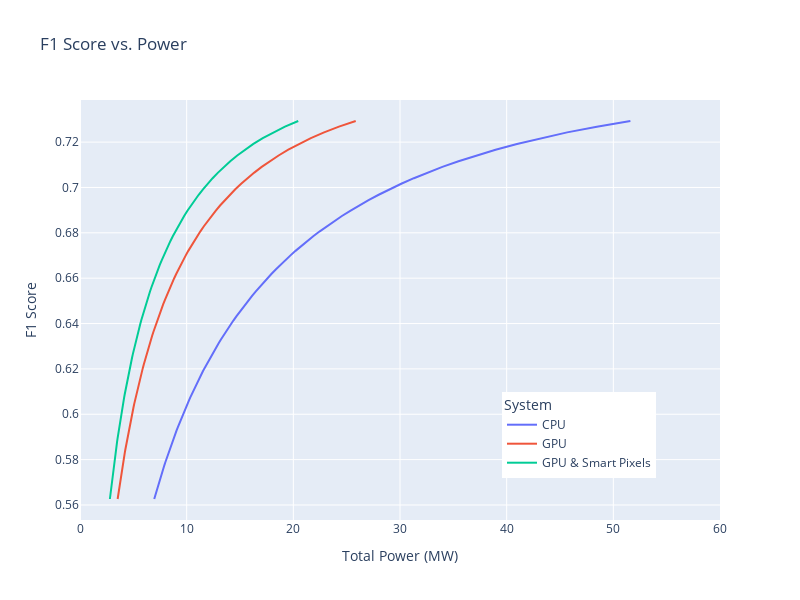

The notebook cell this image was saved under:
### Code cell
fig = go.Figure()
fig.add_scatter(x = run5_metrics["power"] / 1e6, y = run5_metrics["recall"], name="CPU")
fig.add_scatter(x = run5_gpu_metrics["power"] / 1e6, y = run5_gpu_metrics["recall"], name = "GPU")
fig.add_scatter(x = run5_smartpx_metrics["power"] / 1e6, y = run5_smartpx_metrics["recall"], name = "GPU & Smart Pixels")

fig.update_xaxes(range=(0, 60))
fig.update_layout(
    title="F1 Score vs. Power",
    xaxis_title="Total Power (MW)",
    yaxis_title="F1 Score",
    legend_title="System",
    width = 800,
    height = 600,
    legend=dict(
        x=0.9,  # x position of the legend (0 corresponds to the left)
        y=0.1,  # y position of the legend (1 corresponds to the top)
        xanchor='right',  # horizontal position anchor ('left', 'center' or 'right')
        yanchor='bottom',  # vertical position anchor ('top', 'middle' or 'bottom')
    )
)
